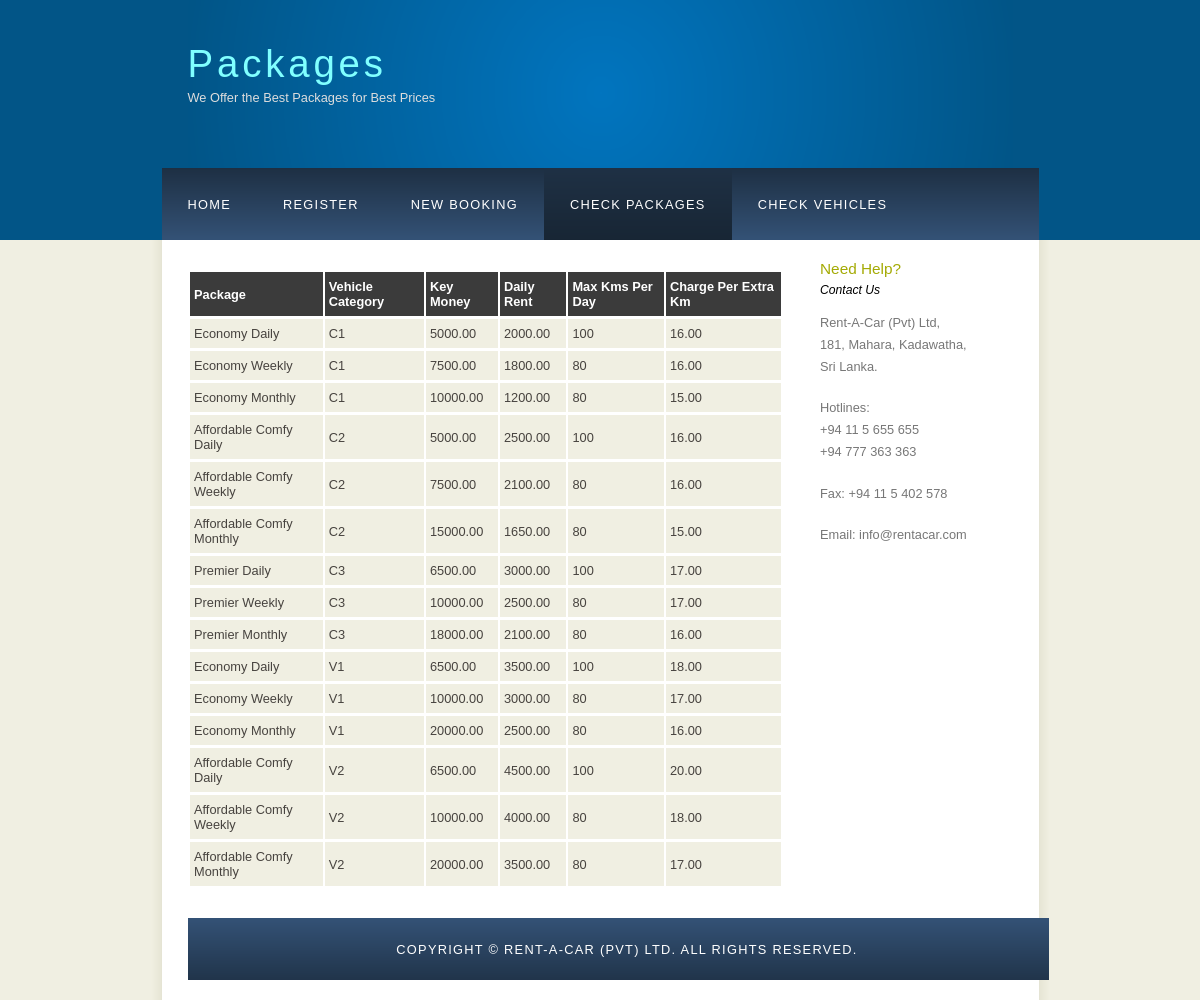
/CarRentalWebsite/packages.php, run on the app's committed database.
### tables this page shows
CREATE TABLE PACKAGE (
    pack_id CHAR(7) NOT NULL,
    pack_name VARCHAR(30) NOT NULL,
    vehicle_category CHAR(2) NOT NULL,
    key_money DECIMAL(7,2) NOT NULL,
    rent DECIMAL(6,2) NOT NULL,
    max_kms INT NOT NULL,
    charge_per_extra_km DECIMAL(4,2) NOT NULL,
    PRIMARY KEY (pack_id) );

### CarRentalWebsite/packages.php (the view, shortened to what this page needs)
<?php
  $user = $_SESSION["user"] ;
  $password = $_SESSION["password"] ;
  $database = $_SESSION["database"] ;
  $servername = $_SESSION["servername"];
$mysqli = new mysqli($servername, $user, $password, $database);
$sql = "SELECT * FROM PACKAGE";
$result = $mysqli->query($sql);
?>
<!DOCTYPE HTML>
<html>
<head>
  <link rel="stylesheet" type="text/css" href="style/style.css" title="style" />
</head>
<body>
  <div id="main">
    <div id="header">
      <div id="logo">
        <div id="logo_text">
          <h1><a href="index.html"><span class="logo_colour">Packages</span></a></h1>
          <h2>We Offer the Best Packages for Best Prices</h2>
        </div>
      </div>
      <div id="menubar">
        <ul id="menu">
          <li><a href="index.html">Home</a></li>
          <li><a href="register.html">Register</a></li>
          <li><a href="booking.html">New Booking</a></li>
          <li class="selected"><a href="packages.php">Check Packages</a></li>
          <li><a href="vehicles.php">Check Vehicles</a></li>
        </ul>
      </div>
    </div>
    <div id="site_content">
      <div class="sidebar">
        <h4>Need Help?</h4>
        <h5>Contact Us</h5>
        <p>Rent-A-Car (Pvt) Ltd,<br> 181, Mahara, Kadawatha,<br>Sri Lanka.</p>
		<p> Hotlines: <br>
			+94 11 5 655 655 <br>
			+94 777 363 363 </p>
		<p> Fax: +94 11 5 402 578 </p>
		<p> Email: info@rentacar.com</p>
    </div>
      <div id="content">
        <table>
            <tr>
                <th>Package</th>
                <th>Vehicle Category</th>
                <th>Key Money</th>
                <th>Daily Rent</th>
				<th>Max Kms Per Day</th>
				<th>Charge Per Extra Km</th>
            </tr>
            <?php
                while($rows=$result->fetch_assoc())
                {
             ?>
            <tr>
                <td><?php echo $rows['pack_name'];?></td>
                <td><?php echo $rows['vehicle_category'];?></td>
                <td><?php echo $rows['key_money'];?></td>
                <td><?php echo $rows['rent'];?></td>
				<td><?php echo $rows['max_kms'];?></td>
				<td><?php echo $rows['charge_per_extra_km'];?></td>
            </tr>
            <?php
                }
             ?>
        </table>
    </div>
    <div id="footer">
      Copyright &copy; Rent-A-Car (Pvt) Ltd. All Rights Reserved.
    </div>
  </div>
</body>
</html>

### CarRentalWebsite/style/style.css (style rules this page uses)
html { height: 100%; }
* { margin: 0; padding: 0; }
body { font: normal .80em 'trebuchet ms', arial, sans-serif; background: #F0EFE2; color: #777; }
p { padding: 0 0 20px 0; line-height: 1.7em; }
h1, h2, h3, h4, h5, h6 { font: normal 175% 'century gothic', arial, sans-serif; color: #43423F; margin: 0 0 15px 0; padding: 15px 0 5px 0; }
h2 { font: normal 175% 'century gothic', arial, sans-serif; color: #A4AA04; }
h4, h5, h6 { margin: 0; padding: 0 0 5px 0; font: normal 120% arial, sans-serif; color: #A4AA04; }
h5, h6 { font: italic 95% arial, sans-serif; padding: 0 0 15px 0; color: #000; }
a, a:hover { outline: none; text-decoration: underline; color: #1293EE; }
ul { margin: 2px 0 22px 17px; }
ul li { list-style-type: circle; margin: 0 0 6px 0; padding: 0 0 4px 5px; }
#main, #logo, #menubar, #site_content, #footer { margin-left: auto; margin-right: auto; }
#header { background: #025587; height: 240px; }
#logo { width: 825px; position: relative; height: 168px; background: #025587 url(logo.png) no-repeat; }
#logo #logo_text { position: absolute; top: 20px; left: 0; }
#logo h1, #logo h2 { font: normal 300% 'century gothic', arial, sans-serif; border-bottom: 0; text-transform: none; margin: 0; }
#logo_text h1, #logo_text h1 a, #logo_text h1 a:hover { padding: 22px 0 0 0; color: #FFF; letter-spacing: 0.1em; text-decoration: none; }
#logo_text h1 a .logo_colour { color: #80FFFF; }
#logo_text h2 { font-size: 100%; padding: 4px 0 0 0; color: #DDD; }
#menubar { width: 877px; height: 72px; padding: 0; background: #29415D url(menu.png) repeat-x; }
ul#menu, ul#menu li { float: left; margin: 0; padding: 0; }
ul#menu li { list-style: none; }
ul#menu li a { letter-spacing: 0.1em; font: normal 100% 'lucida sans unicode', arial, sans-serif; display: block; float: left; height: 37px; padding: 29px 26px 6px 26px; text-align: center; color: #FFF; text-transform: uppercase; text-decoration: none; background: transparent; }
ul#menu li a:hover, ul#menu li.selected a, ul#menu li.selected a:hover { color: #FFF; background: #1C2C3E url(menu_select.png) repeat-x; }
#site_content { width: 837px; overflow: hidden; margin: 0 auto 0 auto; padding: 20px 24px 20px 37px; background: #FFF url(content.png) repeat-y; }
.sidebar { float: right; width: 190px; padding: 0 15px 20px 15px; }
#content { text-align: left; width: 595px; padding: 0; }
#footer { width: 878px; font: normal 100% 'lucida sans unicode', arial, sans-serif; height: 33px; padding: 24px 0 5px 0; text-align: center; background: #29425E url(footer.png) repeat-x; color: #FFF; text-transform: uppercase; letter-spacing: 0.1em; }
table { margin: 10px 0 30px 0; }
table tr th, table tr td { background: #3B3B3B; color: #FFF; padding: 7px 4px; text-align: left; }
table tr td { background: #F0EFE2; color: #47433F; border-top: 1px solid #FFF; }

### data on the page
package: pack_name "Economy Daily", vehicle_category "C1", key_money "5000.00", rent "2000.00", max_kms "100", charge_per_extra_km "16.00"
package: pack_name "Economy Weekly", vehicle_category "C1", key_money "7500.00", rent "1800.00", max_kms "80", charge_per_extra_km "16.00"
package: pack_name "Economy Monthly", vehicle_category "C1", key_money "10000.00", rent "1200.00", max_kms "80", charge_per_extra_km "15.00"
package: pack_name "Affordable Comfy Daily", vehicle_category "C2", key_money "5000.00", rent "2500.00", max_kms "100", charge_per_extra_km "16.00"
package: pack_name "Affordable Comfy Weekly", vehicle_category "C2", key_money "7500.00", rent "2100.00", max_kms "80", charge_per_extra_km "16.00"
package: pack_name "Affordable Comfy Monthly", vehicle_category "C2", key_money "15000.00", rent "1650.00", max_kms "80", charge_per_extra_km "15.00"
package: pack_name "Premier Daily", vehicle_category "C3", key_money "6500.00", rent "3000.00", max_kms "100", charge_per_extra_km "17.00"
package: pack_name "Premier Weekly", vehicle_category "C3", key_money "10000.00", rent "2500.00", max_kms "80", charge_per_extra_km "17.00"
package: pack_name "Premier Monthly", vehicle_category "C3", key_money "18000.00", rent "2100.00", max_kms "80", charge_per_extra_km "16.00"
package: pack_name "Economy Daily", vehicle_category "V1", key_money "6500.00", rent "3500.00", max_kms "100", charge_per_extra_km "18.00"
package: pack_name "Economy Weekly", vehicle_category "V1", key_money "10000.00", rent "3000.00", max_kms "80", charge_per_extra_km "17.00"
package: pack_name "Economy Monthly", vehicle_category "V1", key_money "20000.00", rent "2500.00", max_kms "80", charge_per_extra_km "16.00"
package: pack_name "Affordable Comfy Daily", vehicle_category "V2", key_money "6500.00", rent "4500.00", max_kms "100", charge_per_extra_km "20.00"
package: pack_name "Affordable Comfy Weekly", vehicle_category "V2", key_money "10000.00", rent "4000.00", max_kms "80", charge_per_extra_km "18.00"
package: pack_name "Affordable Comfy Monthly", vehicle_category "V2", key_money "20000.00", rent "3500.00", max_kms "80", charge_per_extra_km "17.00"
